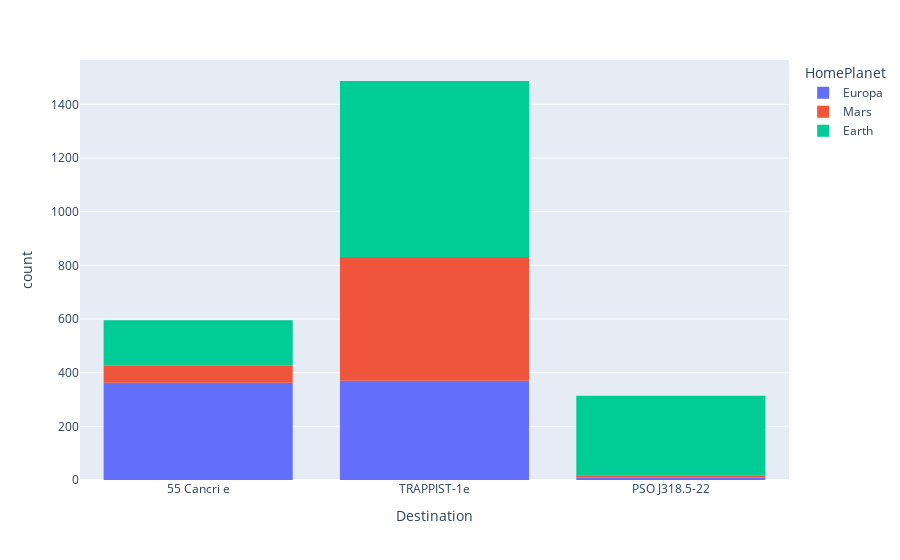

The cell this chart's notebook holds for it:
### Code cell
px.histogram(data_frame=cryo_true, x = 'Destination', color = 'HomePlanet')

### Figure 1 — Plotly figure (JSON) as saved in the notebook; plotly's stock layout.template omitted (floating-point values rounded to 4 significant figures; data arrays with more than 128 entries replaced by an {"elided": "..."} marker saying what was removed)
{"data": [{"alignmentgroup": "True", "bingroup": "x", "hovertemplate": "HomePlanet=Europa<br>Destination=%{x}<br>count=%{y}<extra></extra>", "legendgroup": "Europa", "marker": {"color": "#636efa", "pattern": {"shape": ""}}, "name": "Europa", "offsetgroup": "Europa", "orientation": "v", "showlegend": true, "type": "histogram", "x": {"elided": "741 str values"}, "xaxis": "x", "yaxis": "y"}, {"alignmentgroup": "True", "bingroup": "x", "hovertemplate": "HomePlanet=Mars<br>Destination=%{x}<br>count=%{y}<extra></extra>", "legendgroup": "Mars", "marker": {"color": "#EF553B", "pattern": {"shape": ""}}, "name": "Mars", "offsetgroup": "Mars", "orientation": "v", "showlegend": true, "type": "histogram", "x": {"elided": "534 str values"}, "xaxis": "x", "yaxis": "y"}, {"alignmentgroup": "True", "bingroup": "x", "hovertemplate": "HomePlanet=Earth<br>Destination=%{x}<br>count=%{y}<extra></extra>", "legendgroup": "Earth", "marker": {"color": "#00cc96", "pattern": {"shape": ""}}, "name": "Earth", "offsetgroup": "Earth", "orientation": "v", "showlegend": true, "type": "histogram", "x": {"elided": "1121 str values"}, "xaxis": "x", "yaxis": "y"}], "layout": {"barmode": "relative", "legend": {"title": {"text": "HomePlanet"}, "tracegroupgap": 0}, "margin": {"t": 60}, "xaxis": {"anchor": "y", "domain": [0, 1], "title": {"text": "Destination"}}, "yaxis": {"anchor": "x", "domain": [0, 1], "title": {"text": "count"}}}}
